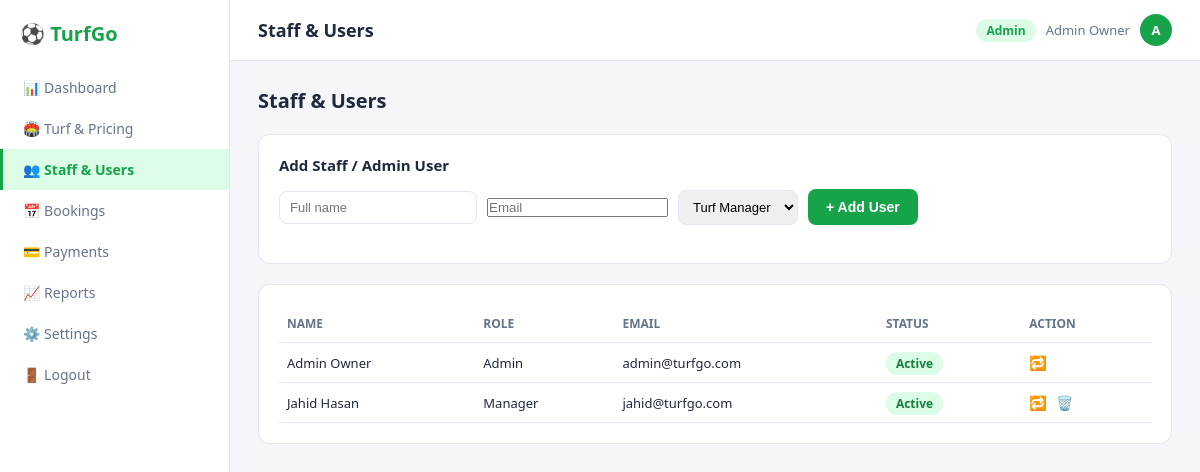
/admin/staff-users.php (signed in), run on the app's committed database.
### tables this page shows
CREATE TABLE users (
    id INT AUTO_INCREMENT PRIMARY KEY,
    name VARCHAR(100) NOT NULL,
    email VARCHAR(100) NOT NULL UNIQUE,
    password VARCHAR(255) NOT NULL,
    phone VARCHAR(20),
    address VARCHAR(150),
    role ENUM('admin', 'manager', 'player') NOT NULL DEFAULT 'player',
    status ENUM('active', 'inactive') NOT NULL DEFAULT 'active',
    created_at TIMESTAMP DEFAULT CURRENT_TIMESTAMP
);

### includes/auth.php (called while the page is built, shortened)
<?php
function h($value) {
    return htmlspecialchars($value ?? "", ENT_QUOTES, "UTF-8");
}
?>

### admin/staff-users.php (the view, shortened to what this page needs)
<?php
require_once "../includes/auth.php";
$users = $conn->query("SELECT * FROM users ORDER BY created_at DESC");
include "../includes/head.php";
?>
<div class="page-header">
    <h1>Staff & Users</h1>
</div>
<div class="card">
    <div class="card-title">Add Staff / Admin User</div>
    <form method="POST" action="staff-users.php" class="filter-bar">
        <input type="text" name="name" placeholder="Full name" required>
        <input type="email" name="email" placeholder="Email" required>
        <select name="role" required>
            <option value="manager">Turf Manager</option>
        </select>
        <button type="submit" name="add_user" class="btn">+ Add User</button>
    </form>
</div>
<div class="card">
    <table>
        <thead>
        <tr>
            <th>Name</th>
            <th>Role</th>
            <th>Email</th>
            <th>Status</th>
            <th>Action</th>
        </tr>
        </thead>
        <tbody>
        <?php while ($u = $users->fetch_assoc()): ?>
            <tr>
                <td><?php echo h($u["name"]); ?></td>
                <td><?php echo h(ucfirst($u["role"])); ?></td>
                <td><?php echo h($u["email"]); ?></td>
                <td><span class="badge badge-<?php echo h($u["status"]); ?>"><?php echo h(ucfirst($u["status"])); ?></span></td>
                <td>
                    <a class="icon-btn" href="staff-users.php?toggle=<?php echo (int)$u['id']; ?>" title="Toggle status">🔁</a>
                    <?php if ($u["id"] != $_SESSION["user_id"]): ?>
                        <a class="icon-btn" href="staff-users.php?delete=<?php echo (int)$u['id']; ?>" title="Delete" data-confirm="Delete this user?">🗑️</a>
                    <?php endif; ?>
                </td>
            </tr>
        <?php endwhile; ?>
        </tbody>
    </table>
</div>
<?php include "../includes/foot.php"; ?>

### css/style.css (style rules this page uses)
* { margin: 0; padding: 0; box-sizing: border-box; }
:root { --primary: #16a34a; --primary-light: #dcfce7; --text-dark: #1e293b; --text-muted: #64748b; --border: #e2e8f0; --bg: #f4f6f9; --white: #ffffff; --danger: #dc2626; --warning: #d97706; --success: #16a34a; }
body { font-family: "Segoe UI", Arial, sans-serif; background: var(--bg); color: var(--text-dark); }
a { text-decoration: none; color: inherit; }
.btn { display: inline-block; border: none; cursor: pointer; border-radius: 8px; padding: 10px 18px; font-size: 14px; font-weight: 600; background: var(--primary); color: var(--white); }
.page-header { display: flex; align-items: center; justify-content: space-between; margin-bottom: 20px; }
.page-header h1 { font-size: 20px; }
.card { background: var(--white); border: 1px solid var(--border); border-radius: 12px; padding: 20px; margin-bottom: 20px; }
.card-title { font-size: 15px; font-weight: 700; margin-bottom: 14px; }
table { width: 100%; border-collapse: collapse; font-size: 13px; }
th, td { text-align: left; padding: 10px 8px; border-bottom: 1px solid var(--border); }
th { color: var(--text-muted); font-weight: 600; font-size: 12px; text-transform: uppercase; }
.badge { padding: 3px 10px; border-radius: 20px; font-size: 12px; font-weight: 600; }
.badge-confirmed, .badge-active, .badge-paid, .badge-available, .badge-completed { background: #dcfce7; color: #15803d; }
.icon-btn { border: none; background: none; cursor: pointer; font-size: 14px; margin-right: 6px; }
.filter-bar { display: flex; gap: 10px; margin-bottom: 18px; flex-wrap: wrap; align-items: center; }
.filter-bar select, .filter-bar input[type="date"], .filter-bar input[type="text"] { padding: 8px 10px; border: 1px solid var(--border); border-radius: 8px; font-size: 13px; }

### data on the page
users: name "Admin Owner", role "Admin", email "admin@turfgo.com", status "Active"
users: name "Jahid Hasan", role "Manager", email "jahid@turfgo.com", status "Active"

### other printed values
$item['icon'] "📊"
$item['label'] "Dashboard"
$item['icon'] "🏟️"
$item['label'] "Turf & Pricing"
$item['icon'] "👥"
$item['label'] "Staff & Users"
$item['icon'] "📅"
$item['label'] "Bookings"
$item['icon'] "💳"
$item['label'] "Payments"
$item['icon'] "📈"
$item['label'] "Reports"
$item['icon'] "⚙️"
$item['label'] "Settings"
$page_title "Staff & Users"
